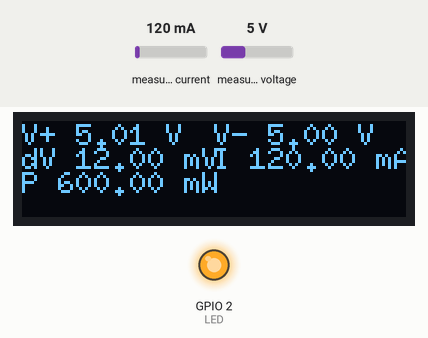
The sketch below on a simulated ESP32. On the bench: 128×32 one-colour display, output pins drawn as LEDs (lit = HIGH). The inputs (shaded band) are chosen by the test bench; at power-on: measured current 120 mA, measured voltage 5 V. What the sketch prints to the serial monitor is not drawn.

Above: at 1.2 s.
1.3 s: measured current set to 40 mA
At 2.8 s:
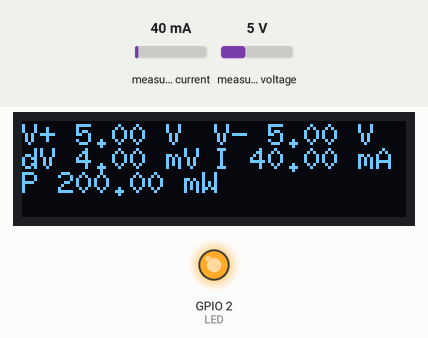
3.1 s: measured voltage set to 0.3 V
At 3.8 s:
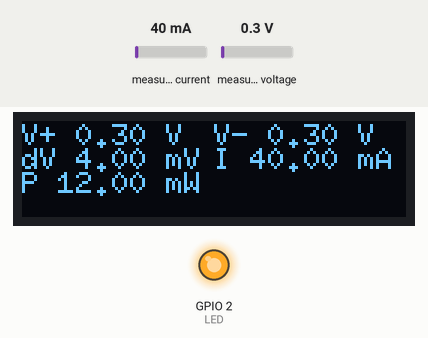
4.6 s: measured current set to 500 mA
At 5.7 s:
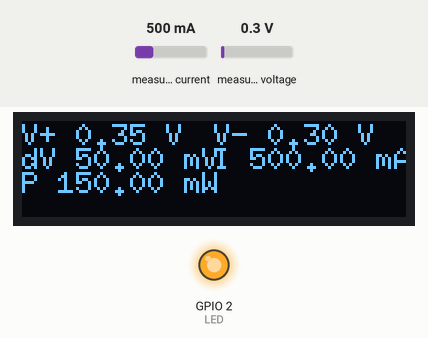
6.2 s: measured voltage set to 3.8 V
At 10.5 s:
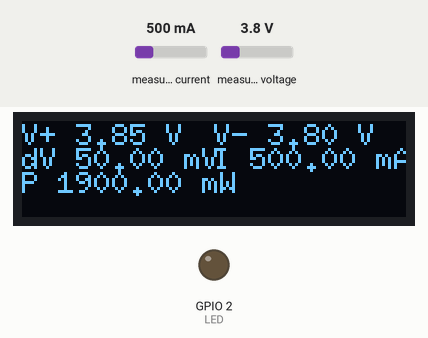
Timing chart, 0 to 11.8 s (numbered marks = the images above; inputs shaded):
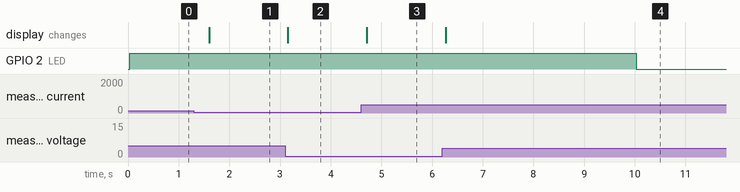

Measured:
- after the input at 1.3 s, the display: changes after 0.30 s (image 1)
- after the input at 3.1 s, the display: changes after 0.06 s (image 2)
- after the input at 4.6 s, the display: changes after 0.11 s (image 3)
- after the input at 6.2 s, the display: changes after 0.07 s (image 4)

The sketch:

ESP32_ina219_u8g2_v4.ino
```cpp
/**********************************************
* INA219 library example
* 10 May 2012 by johngineer
*
* 9 January 2016 Flavius Bindea: changed default values and begin()
*
* this code is public domain.
**********************************************/


#include <Wire.h>
#include <INA219.h>
#include <U8g2lib.h>
#ifdef U8X8_HAVE_HW_SPI
#include <SPI.h>
#endif
#ifdef U8X8_HAVE_HW_I2C
#include <Wire.h>
#endif

#define LED 2
#define DELAY 1000

#if CONFIG_FREERTOS_UNICORE
#define ARDUINO_RUNNING_CORE 0
#else
#define ARDUINO_RUNNING_CORE 1
#endif


//U8G2_SSD1306_128X64_NONAME_F_SW_I2C u8g2(U8G2_R0, /* clock=*/ SCL, /* data=*/ SDA, /* reset=*/ U8X8_PIN_NONE);   // All Boards without Reset of the Display
//U8G2_SSD1306_128X64_NONAME_F_HW_I2C u8g2(U8G2_R0, /* reset=*/ U8X8_PIN_NONE);
//U8G2_SSD1306_128X32_UNIVISION_F_SW_I2C u8g2(U8G2_R0, /* clock=*/ SCL, /* data=*/ SDA, /* reset=*/ U8X8_PIN_NONE);   // Adafruit Feather ESP8266/32u4 Boards + FeatherWing OLED
U8G2_SSD1306_128X32_UNIVISION_F_HW_I2C u8g2(U8G2_R0);

INA219 ina219;
static float shuntvoltage = 0;
static float busvoltage = 0;
static float current_mA = 0;
static float loadvoltage = 0;
static float power = 0;

static uint32_t pos = 0;
static uint8_t ledpos = 0;


void ledTask(void *pvParameters) {
  int taskno = (int)pvParameters;
  int sleeptime;

  Serial.println(String("start Task ")+String(taskno));

  while (1) {
    ledpos = 1 - ledpos;
    Serial.println(ledpos==1?"On":"Off");
    digitalWrite(LED, ledpos);
     delay(10000);
  }
}


void setup() {
  pinMode(LED, OUTPUT);
  Serial.begin(115200);
  ina219.begin();  // begin calls:
  u8g2.begin();
  xTaskCreatePinnedToCore(ledTask, "ledTask", 512, (void *)0, 1, NULL, ARDUINO_RUNNING_CORE);

  // configure() with default values RANGE_32V, GAIN_8_320MV, ADC_12BIT, ADC_12BIT, CONT_SH_BUS
  // calibrate() with default values D_SHUNT=0.1, D_V_BUS_MAX=32, D_V_SHUNT_MAX=0.2, D_I_MAX_EXPECTED=2
  // in order to work directly with ADAFruit's INA219B breakout
}

void loop() {
  char *textbuf;

  pos++;

  shuntvoltage = ina219.shuntVoltage()*1000;
  busvoltage = ina219.busVoltage();
  current_mA = ina219.shuntCurrent()*1000;
  loadvoltage = busvoltage + (shuntvoltage/1000);
//  power = ina219.busPower()*1000;
  power = busvoltage*current_mA;

  u8g2.clearBuffer();
  u8g2.setFont(u8g2_font_6x10_tf);
//  //u8g2.setFont(u8g2_font_8x13_tf);
//  u8g2.setFontRefHeightExtendedText();
//  u8g2.setDrawColor(1);
//  u8g2.setFontPosTop();
//  u8g2.setFontDirection(0);
//
  textbuf = (char *)String(String("V+ ")+String(loadvoltage)+String(" V ")).c_str();
  u8g2.drawStr(0,8, textbuf);
  Serial.print(textbuf);

//  textbuf = (char *)String(String("esp32 Hallo ")+String(pos)).c_str();
  textbuf = (char *)String(String("V- ")+String(busvoltage)+String(" V ")).c_str();
  u8g2.drawStr(64,8, textbuf);
  Serial.print(textbuf);

  textbuf = (char *)String(String("dV ")+String(shuntvoltage)+String(" mV ")).c_str();
  u8g2.drawStr(0,16, textbuf);
  Serial.print(textbuf);

  textbuf = (char *)String(String("I ")+String(current_mA)+String(" mA ")).c_str();
  u8g2.drawStr(64,16, textbuf);
  Serial.print(textbuf);

  textbuf = (char *)String(String("P ")+String(power)+String(" mW ")).c_str();
  u8g2.drawStr(0,24, textbuf);
  Serial.println(textbuf);

//  u8g2.sendBuffer();
//  u8g2.clearBuffer();          // clear the internal memory
//  u8g2.setFont(u8g2_font_6x10_tf); // choose a suitable font
//  u8g2.drawStr(0,32,"Hallo");  // write something to the internal memory
  u8g2.sendBuffer();          // transfer internal memory to the display

  delay(500);
}
```
